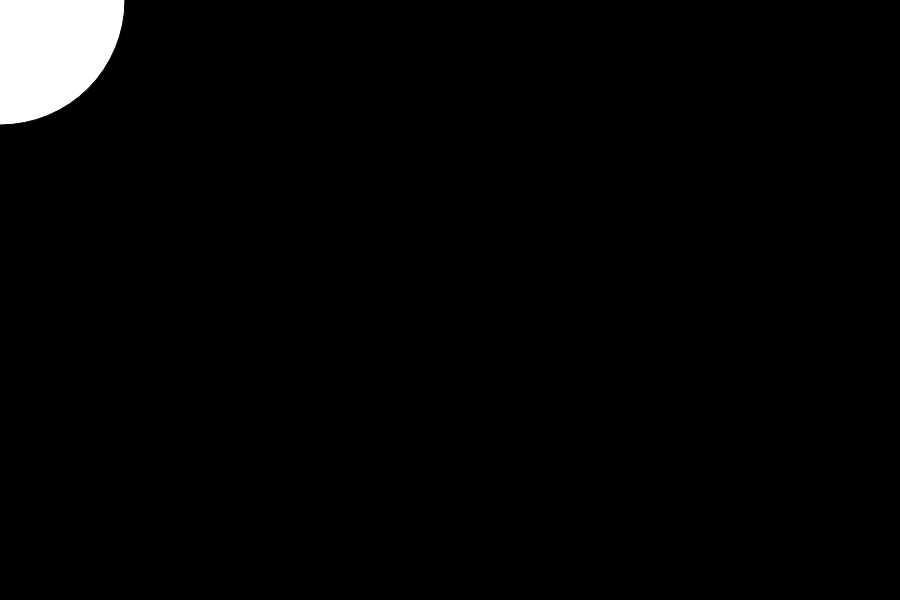
Frame 1 (no input)
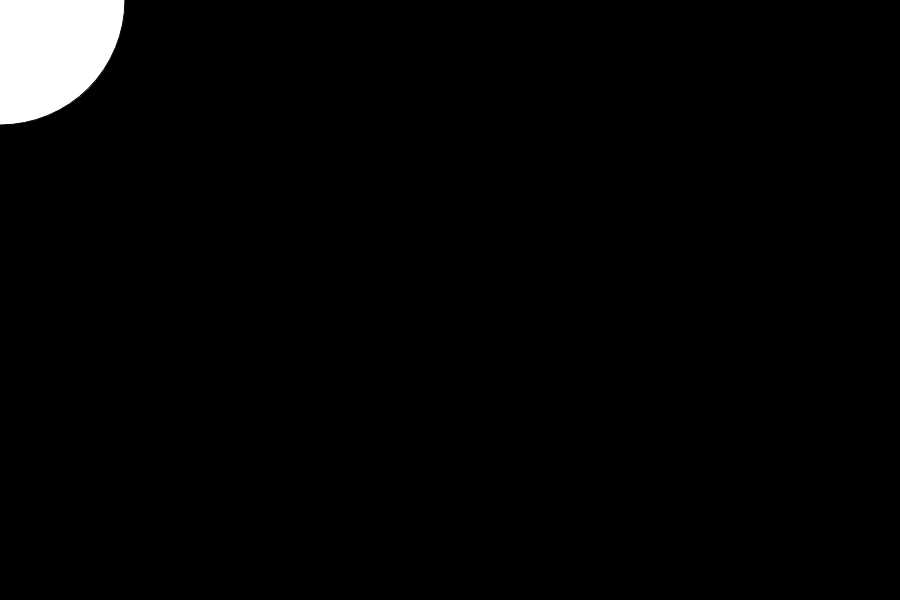
Frame 60 (no input)
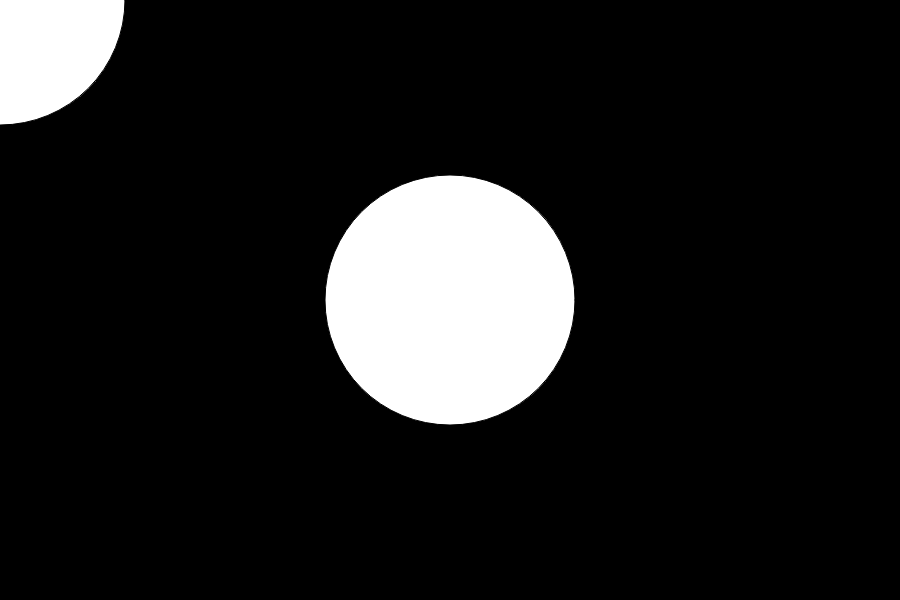
Frame 120 (the mouse pressed at the canvas centre since frame 60)

The p5.js sketch that drew these frames (run headless with seeded random() and noise() and a simulated clock; from frame 60 on, the mouse is pressed at the canvas centre):

// p5.js sketch
// ── sketch.js
function setup() {
    createCanvas(900, 600);
    background(0);
}

function draw() {
   fill(255);
   ellipse(mouseX, mouseY,250,250);
}
